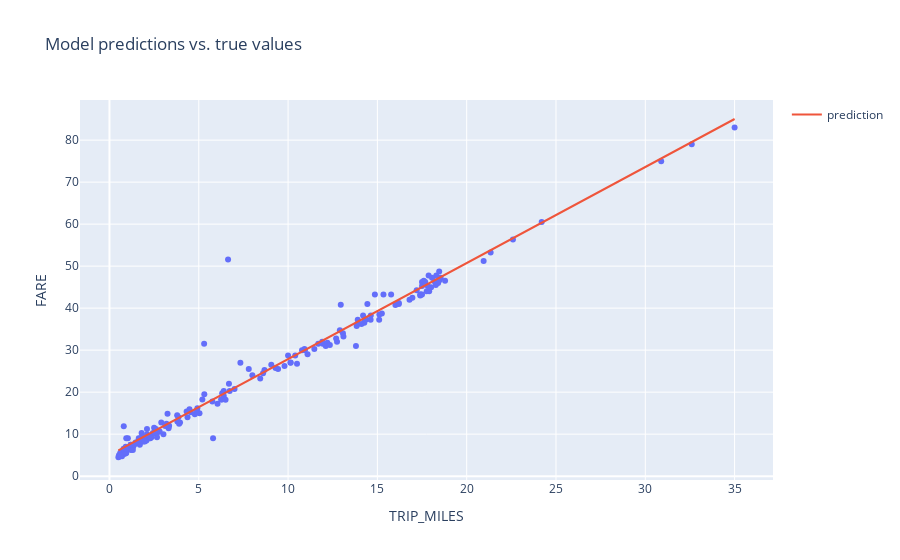

The notebook cell saved with this chart:
### Code cell
# First experiment - number of miles
settings_1 = ml_edu.experiment.ExperimentSettings(
    learning_rate = 0.001,
    number_epochs = 20,
    batch_size = 50,
    input_features = ['TRIP_MILES']
)

metrics = [keras.metrics.RootMeanSquaredError(name = 'rmse')]

model_1 = create_model(settings_1, metrics)

experiment_1 = train_model('one_feature', model_1, training_df, 'FARE', settings_1)

ml_edu.results.plot_experiment_metrics(experiment_1, ['rmse'])
ml_edu.results.plot_model_predictions(experiment_1, training_df, 'FARE')

### Figure 1 — Plotly figure (JSON) as saved in the notebook; plotly's stock layout.template omitted (floating-point values rounded to 4 significant figures; data arrays with more than 128 entries replaced by an {"elided": "..."} marker saying what was removed)
{"data": [{"hovertemplate": "TRIP_MILES=%{x}<br>FARE=%{y}<extra></extra>", "legendgroup": "", "marker": {"color": "#636efa", "symbol": "circle"}, "mode": "markers", "name": "", "orientation": "v", "showlegend": false, "type": "scatter", "x": {"elided": "200 float values"}, "xaxis": "x", "y": {"elided": "200 float values"}, "yaxis": "y"}, {"mode": "lines", "name": "prediction", "type": "scatter", "x": {"elided": "200 float values"}, "y": {"elided": "200 float values"}}], "layout": {"legend": {"tracegroupgap": 0}, "title": {"text": "Model predictions vs. true values"}, "xaxis": {"anchor": "y", "domain": [0, 1], "title": {"text": "TRIP_MILES"}}, "yaxis": {"anchor": "x", "domain": [0, 1], "title": {"text": "FARE"}}}}
